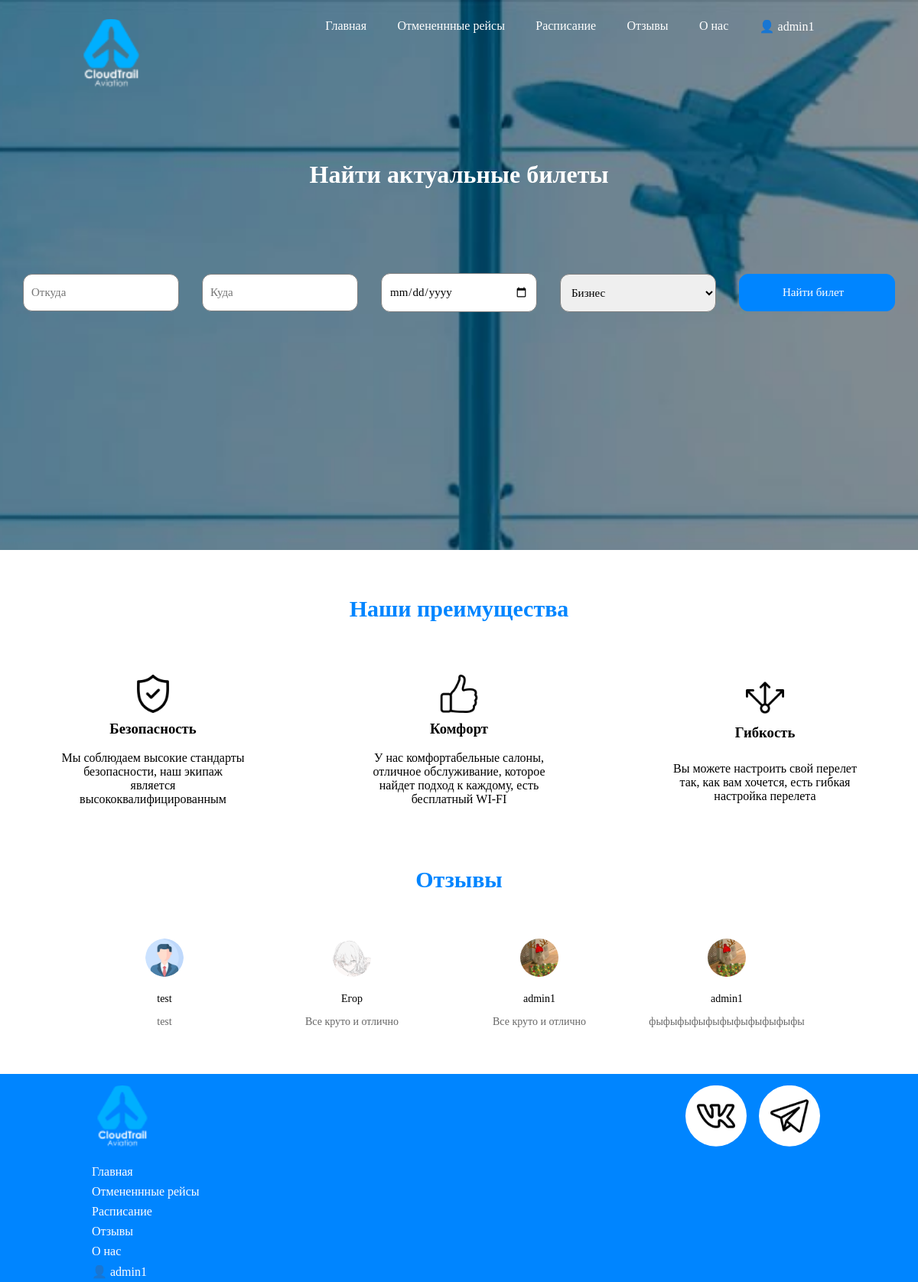
The page / (signed in) on the database its author committed.
### tables this page shows
CREATE TABLE `reviews` (
  `id` int NOT NULL,
  `id_user` int NOT NULL,
  `content` varchar(100) NOT NULL,
  `status` int NOT NULL DEFAULT '1'
);

CREATE TABLE `users` (
  `id` int NOT NULL,
  `first_name` varchar(100) NOT NULL,
  `last_name` varchar(100) NOT NULL,
  `patronymic` varchar(100) NOT NULL,
  `email` varchar(100) NOT NULL,
  `password` varchar(100) NOT NULL,
  `phone` varchar(100) NOT NULL,
  `role` int NOT NULL DEFAULT '1',
  `role_sales` int NOT NULL DEFAULT '1',
  `photo` varchar(100) NOT NULL DEFAULT 'ava.png'
);

### index.php (the view, shortened to what this page needs)
<!DOCTYPE html>
<html>
<head>
	<link rel="stylesheet" type="text/css" href="styles/styles.css">
</head>
<body>
	<div class="heads">
    <?php
    include_once "controllers/header_menu.php";
    ?>
		<h1>Найти актуальные билеты</h1>
		<div class="bilet">
            <form action="pages/out.php" method="post" class="bilet">
                <input type="text" name="Whence" class="polev" placeholder="Откуда">
                <input type="text" name="Wheres" class="polev" placeholder="Куда">
                <input type="date" name="data" class="polev" placeholder="Дата вылета">
                <select class="polev">
                    <option>Бизнес</option>
                </select>
                <input type="submit" name="Search" class="sub" value="Найти билет">
            </form>
		</div>
	</div>
	<div class="content">
		<h2>Наши преимущества</h2>
		<div class="preim">
			<div class="block1">
                <div style="display: flex;flex-direction: column; width: 100%; align-items: center; justify-content: space-evenly;"><img src="img/security.png" style="margin-bottom: 10px;">
                <h3>Безопасность</h3></div>
				<p>Мы соблюдаем высокие стандарты безопасности, наш экипаж является высококвалифицированным</p>
			</div>
			<div class="block1">
                <div style="display: flex;flex-direction: column; width: 100%; align-items: center; justify-content: space-evenly;"><img src="img/like.png" style="margin-bottom: 10px;">
                <h3>Комфорт</h3></div>
                <p>У нас комфортабельные салоны, отличное обслуживание, которое найдет подход к каждому, есть бесплатный WI-FI</p>
            </div>
			<div class="block1">
                <div style="display: flex;flex-direction: column; width: 100%; align-items: center; justify-content: space-evenly;"><img src="img/three-way.png" style="margin-bottom: 10px;">
                <h3>Гибкость</h3></div>
                <p>Вы можете настроить свой перелет так, как вам хочется, есть гибкая настройка перелета</p>
            </div>
		</div>
		<h2 class="e-content_">Отзывы</h2>
		<div class="otzivi">
		<?php
                $str_out_reviews = "SELECT * FROM `reviews`WHERE `status` = 2 ORDER BY `id` DESC LIMIT 0, 4 ";
                $run_out_reviews = mysqli_query($connect, $str_out_reviews);
                while ($reviews = mysqli_fetch_array($run_out_reviews)) {
                    $str_out_reviews_user = "SELECT * FROM `users` WHERE `id` = $reviews[id_user]";
                    $run_out_rewiews_user = mysqli_query($connect, $str_out_reviews_user);
                    $users_reviews = mysqli_fetch_array($run_out_rewiews_user);
                    echo "
                    <div class='e-reviews index_reviews'>
                        <img src='img/$users_reviews[photo]'>
                        <div class='e-name'><p>$users_reviews[first_name]</p></div>
                        <div class='e-content'><p>$reviews[content]</p></div>
                        </div>";
                }
        ?>
		</div>
	</div>
    <?php
        include_once 'controllers/footer.php';
    ?>
</body>
</html>

### styles/styles.css (style rules this page uses)
body { margin: 0px 0px 0px 0px; font-family: 'Century Gothic'; }
.heads { max-width:100%; height: 719px; background-image: url(../img/head.jpg); background-size: cover; background-repeat: no-repeat; background-position: center center; background-attachment: fixed; }
.bilet { width: 100%; display: flex; flex-direction: row; flex-wrap: nowrap; align-items: center; justify-content: space-evenly; }
h1 { color: white; text-align: center; margin-top: 60px; margin-bottom: 110px; }
h2 { color: #0085FF; text-align: center; font-size: 30px; }
.content { width: 100%; color: black; }
.content h2 { margin: 5% 0; }
.preim { width: 100%; height: 200px; display: flex; flex-direction: row; flex-wrap: nowrap; justify-content: space-around; }
.block1 { width: 20%; height: 190px; display: flex; flex-direction: row; flex-wrap: wrap; align-content: space-around; justify-content: space-around; text-align: center; }
.otzivi { width: 100%; display: flex; flex-direction: row; flex-wrap: wrap; justify-content: center; }
.polev { border-radius: 12px; font-size: 15px; padding: 15px 10px 15px 10px; border: 1px solid grey; width: 17%; outline: none; }
.sub { background-color: #0085FF; color: #fff; font-size: 15px; border: 1px solid #0085FF; cursor: pointer; border-radius: 12px; padding: 15px 10px 15px 0px; width: 17%; }
img { width: 50px; height: 50px; }
* { margin: 0; padding: 0; box-sizing: border-box; font-family: 'Century Gothic'; }
.e-reviews { text-align: center; max-width: 210px; margin-right: 35px; display: flex; flex-direction: column; align-items: center; }
.e-reviews img { overflow-clip-margin: content-box; overflow: clip; object-fit: cover; border-radius: 50px; }
.e-name { padding: 5% 10% 0 10%; width: 150px; font-size: 14px; margin-top: 10px; margin-bottom: 10px; }
.e-content { padding-top: 2%; width: auto; font-size: 14px; color: #666666; }
.index_reviews { width: 70%; padding-bottom: 5%; }

### rows shown on the page
reviews: id_user.photo (picture), id_user.first_name "test", content "test"
reviews: id_user.photo (picture), id_user.first_name "Егор", content "Все круто и отлично"
reviews: id_user.photo (picture), id_user.first_name "admin1", content "Все круто и отлично"
reviews: id_user.photo (picture), id_user.first_name "admin1", content "фыфыфыфыфыфыфыфыфыфыфы"

### other values the page prints
$_SESSION['user']['first_name'] "admin1"
